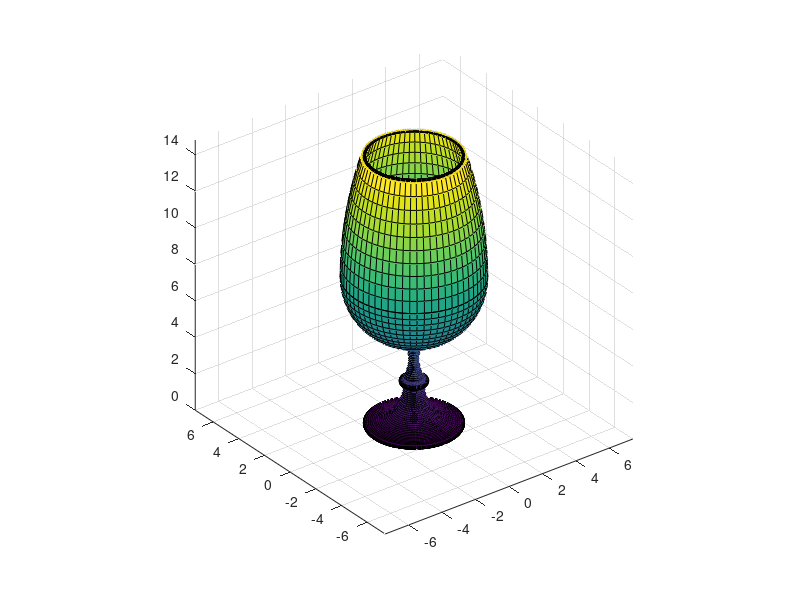

This figure's MATLAB source:
global CUP_GW = 0.2;
global OPEN_IR = 2.3;
global CUPU_H = 6.6;
global CUP_IR = 3.3;
global CUPL_IH = 3.3;
global STEM_R = 0.25;
global STEM_H = 2;
global BEAD_R = 0.7;
global BEAD_H = 0.4;
global LOW_R = 0.5;
global LOW_H = 2;
global BASE_MR = 2.4;
global BASE_R = 2.3;
global BASE_H = 0.2;

global CupU_Diff = CUP_IR - OPEN_IR;
global Cup_OR = CUP_IR + CUP_GW;
global CupL_OH = CUPL_IH + CUP_GW;
global Cup_Y = BASE_H + LOW_H + BEAD_H + STEM_H + CupL_OH;
global Lip_R = CUP_GW / 2;
global Lip_X = OPEN_IR + Lip_R;
global Lip_Y = Cup_Y + CUPU_H;
global Stem_Diff = LOW_R - STEM_R;
global Stem_VR = STEM_H / 2;
global Stem_CY = BASE_H + LOW_H + BEAD_H + Stem_VR;
global Bead_Diff = BEAD_R - LOW_R;
global Bead_VR = BEAD_H / 2;
global Bead_CY = BASE_H + LOW_H + Bead_VR;
global Low_Diff = BASE_R - LOW_R;
global Base_Diff = BASE_MR - BASE_R;
global Base_VR = BASE_H / 2;

function z = Stem_OverX_Sys(ab)
  global Cup_OR; global Stem_Diff; global STEM_R;
  global CupL_OH; global Cup_Y; global Stem_VR; global Stem_CY;
  z = zeros (2, 1);
  z(1) = Cup_OR*cos(ab(2)) - (Stem_Diff*ab(1)*ab(1)+STEM_R);
  z(2) = CupL_OH*sin(ab(2))+Cup_Y - (Stem_VR*ab(1)+Stem_CY);
endfunction
[ ab, z, info ] = fsolve (@Stem_OverX_Sys, [1; -pi/2]);
global Stem_OverH = ab(1) - 1;
global CupL_OInt = ab(2);

global PREC = 0.1;

a=1+Stem_OverH:-PREC:-1;
b=-pi:PREC:0;
br=0:-PREC:-pi;
c=0:PREC:1;
cr=1:-PREC:0;
d=-1:PREC:1;
fr=0:-PREC:CupL_OInt;

Lx = Lip_R*cos(-b)+Lip_X; Ly = Lip_R*sin(-b)+Lip_Y;
AIx = -CupU_Diff*c.*c+CUP_IR; AIy = CUPU_H*c+Cup_Y;
AOx = -CupU_Diff*cr.*cr+Cup_OR; AOy = CUPU_H*cr+Cup_Y;
BIx = CUP_IR*cos(b/2); BIy = CUPL_IH*sin(b/2)+Cup_Y;
BOx = Cup_OR*cos(fr); BOy = CupL_OH*sin(fr)+Cup_Y;
Cx = Stem_Diff*a.*a+STEM_R; Cy = Stem_VR*a+Stem_CY;
Dx = -Bead_Diff*sin(b)+LOW_R; Dy = Bead_VR*cos(b)+Bead_CY;
Ex = -Low_Diff*cos(br/2)+BASE_R; Ey = LOW_H*(sin(br/2)+1)+BASE_H;
Fx = -Base_Diff*sin(b)+BASE_R; Fy = Base_VR*cos(b)+Base_VR;
Gx = BASE_R*(d+1)/2; Gy = 0*d;

# Generate mesh
Rr = [ BIx AIx Lx AOx BOx Cx Dx Ex Fx Gx ];
Zr = [ BIy AIy Ly AOy BOy Cy Dy Ey Fy Gy ];
t = (0:PREC:2*pi+PREC)';
Z = repmat (Zr, size (t)(1), 1);
X = [ ];
Y = [ ];
for r = Rr
  Xcol = r * cos(t);
  Ycol = r * sin(t);
  X = [ X Xcol ];
  Y = [ Y Ycol ];
endfor

# Display mesh
surf (X, Y, Z);
axis ("equal")
